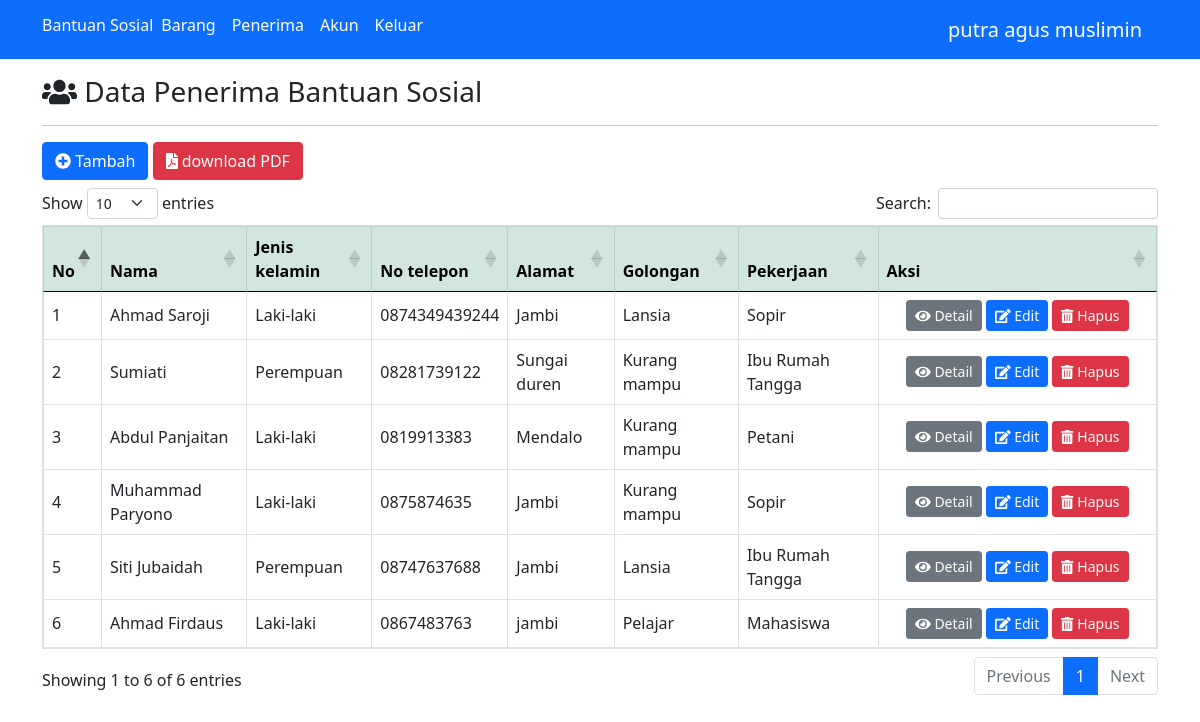
The page /bansos.php (signed in) on the database its author committed.
### tables this page shows
CREATE TABLE `data_bansos` (
  `id_bansos` int(11) NOT NULL,
  `nama` varchar(100) NOT NULL,
  `jk` enum('Laki-laki','Perempuan','','') NOT NULL,
  `telepon` varchar(25) NOT NULL,
  `email` varchar(50) NOT NULL,
  `tanggal_lahir` date NOT NULL,
  `alamat` varchar(100) NOT NULL,
  `golongan` enum('Kurang mampu','Lansia','Pelajar','') NOT NULL,
  `pekerjaan` varchar(100) NOT NULL,
  `gambar` varchar(100) NOT NULL
);

### config/control.php (called while the page is built, shortened)
<?php
function select($query)
{
    global $db;
    $result = mysqli_query($db, $query);
    $rows   = [];
    while ($row = mysqli_fetch_assoc($result)) {
        $rows[]  = $row;
    }
    return $rows;
}

### bansos.php (the view, shortened to what this page needs)
<?php
include 'layout/header.php';
$bansos = select("SELECT * FROM data_bansos ORDER BY id_bansos DESC");
?>
<div class="container mt-3">
    <h3><i class="fas fa-users"></i> Data Penerima Bantuan Sosial</h3>
    <hr>
    <?php if ($_SESSION['level'] == 1) : ?>
        <a href="tambah-penerima.php" class="btn btn-primary mb-2"><i class="fas fa-plus-circle"></i> Tambah</a>
    <?php endif; ?>
    <a href="download-pdf.php" class="btn btn-danger mb-2" target="_blank"><i class="fas fa-file-pdf"></i> download PDF</a>
    <table class="table table-hover table-bordered align-middle border border-black" id="table">
        <thead>
            <tr class="table-success table-bordered  text-center">
                <th>No</th>
                <th>Nama</th>
                <th>Jenis kelamin</th>
                <th>No telepon</th>
                <th>Alamat</th>
                <th>Golongan</th>
                <th>Pekerjaan</th>
                <th>Aksi</th>
            </tr>
        </thead>
        <tbody>
            <?php $no = 1; ?>
            <?php foreach ($bansos as $data) : ?>
                <tr>
                    <td><?= $no++; ?></td>
                    <td><?= $data['nama']; ?></td>
                    <td><?= $data['jk']; ?></td>
                    <td><?= $data['telepon']; ?></td>
                    <td><?= $data['alamat']; ?></td>
                    <td><?= $data['golongan']; ?></td>
                    <td><?= $data['pekerjaan']; ?></td>
                    <td width="25%" class="text-center">
                        <a href="detail-penerima.php?id_bansos=<?= $data['id_bansos']; ?>" class="btn btn-secondary btn-sm"><i class="fas fa-eye"></i> Detail</a>
                        <?php if ($_SESSION['level'] == 1) : ?>
                            <a href="edit-penerima.php?id_bansos=<?= $data['id_bansos']; ?>" class="btn btn-primary btn-sm"><i class="fas fa-edit"></i> Edit</a>
                        <?php endif; ?>
                        <a href=" hapus-penerima.php?id_bansos=<?= $data['id_bansos']; ?>" class="btn btn-danger btn-sm" onclick=" return confirm('Yakin mau menghapus data?');"><i class="fas fa-trash-alt"></i> Hapus</a>
                    </td>
                </tr>
            <?php endforeach; ?>
        </tbody>
    </table>
</div>
<?php
include 'layout/footer.php';
?>

### layout/header.php (shortened to what this page needs)
<!doctype html>
<html lang="en">
<head>
    <link href="https://cdn.jsdelivr.net/npm/bootstrap@5.0.2/dist/css/bootstrap.min.css" rel="stylesheet">
    <link rel="stylesheet" href="https://cdn.datatables.net/1.13.7/css/dataTables.bootstrap5.min.css">
</head>
<body>
    <div>
        <nav class="navbar navbar-expand-lg navbar-primary bg-primary">
            <div class="container">
                <div class="collapse navbar-collapse " id="navbarNav">
                    <a href="depan.php" class="text-decoration-none">
                        <h6 class="text-white">Bantuan Sosial</h6>
                    </a>
                    <ul class="navbar-nav">
                        <?php if ($_SESSION['level'] == 1 or $_SESSION['level'] == 2) : ?>
                            <li class="nav-item">
                                <a class="nav-link text-white" href="barang.php">
                                    <h6>Barang</h6>
                                </a>
                            </li>
                        <?php endif; ?>
                        <li class="nav-item">
                            <a class="nav-link text-white" href="bansos.php">
                                <h6>Penerima</h6>
                            </a>
                        </li>
                        <li class="nav-item">
                            <a class="nav-link text-white" href="akun.php">
                                <h6>Akun</h6>
                            </a>
                        </li>
                        <li class="nav-item">
                            <a class="nav-link text-white" href="logout.php">
                                <h6>Keluar</h6>
                            </a>
                        </li>
                    </ul>
                </div>
                <div>
                    <a class="navbar-brand text-white" href="#"><?= $_SESSION['nama'] ?></a>
                </div>
            </div>
        </nav>
    </div>

### layout/footer.php (shortened to what this page needs)
</body>
</html>

### rows shown on the page
data_bansos: nama "Ahmad Saroji", jk "Laki-laki", telepon "0874349439244", alamat "Jambi", golongan "Lansia", pekerjaan "Sopir"
data_bansos: nama "Sumiati", jk "Perempuan", telepon "08281739122", alamat "Sungai duren", golongan "Kurang mampu", pekerjaan "Ibu Rumah Tangga"
data_bansos: nama "Abdul Panjaitan", jk "Laki-laki", telepon "0819913383", alamat "Mendalo", golongan "Kurang mampu", pekerjaan "Petani"
data_bansos: nama "Muhammad Paryono", jk "Laki-laki", telepon "0875874635", alamat "Jambi", golongan "Kurang mampu", pekerjaan "Sopir"
data_bansos: nama "Siti Jubaidah", jk "Perempuan", telepon "08747637688", alamat "Jambi", golongan "Lansia", pekerjaan "Ibu Rumah Tangga"
data_bansos: nama "Ahmad Firdaus", jk "Laki-laki", telepon "0867483763", alamat "jambi", golongan "Pelajar", pekerjaan "Mahasiswa"

### other values the page prints
$_SESSION['nama'] "putra agus muslimin"
